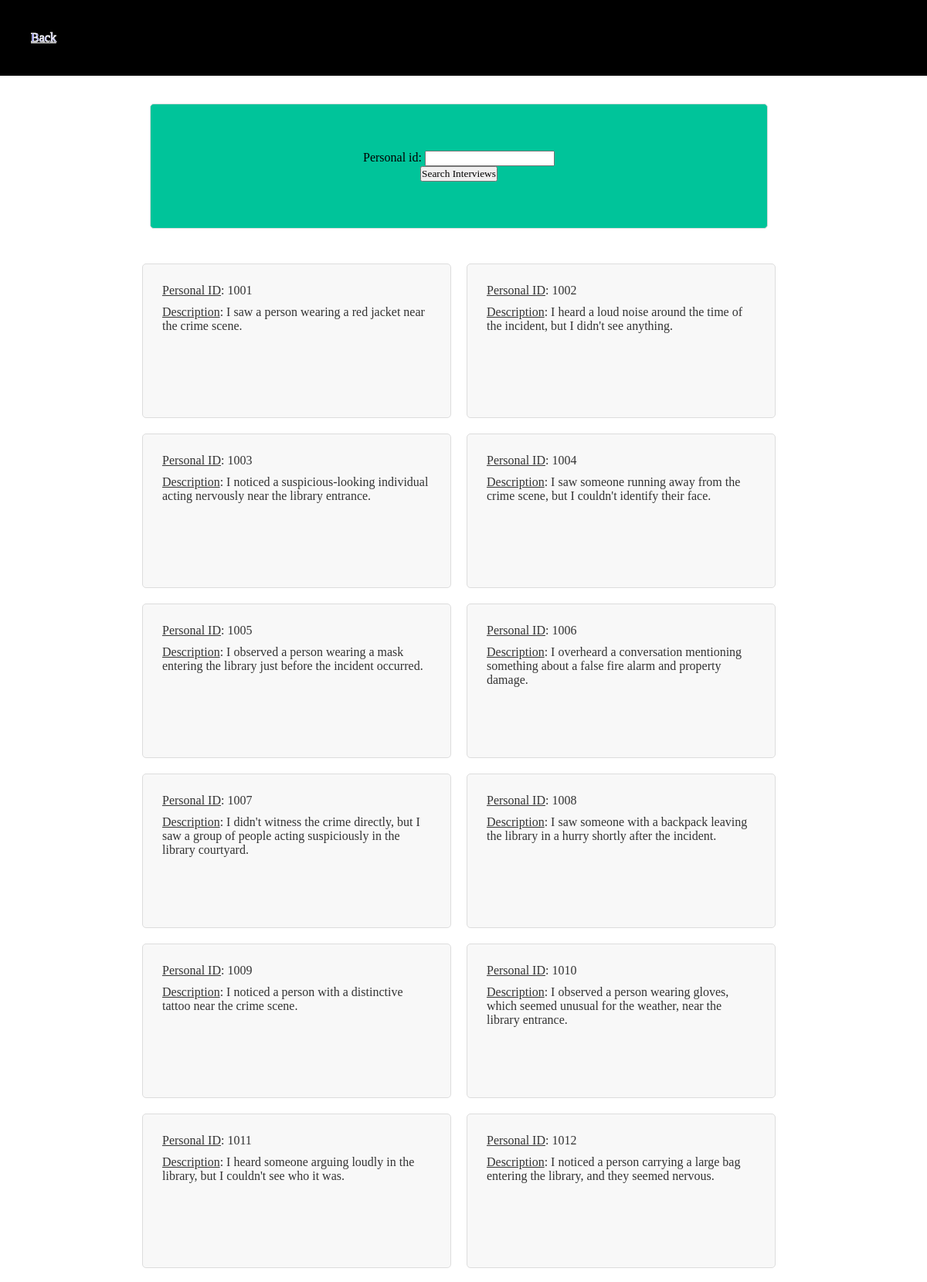
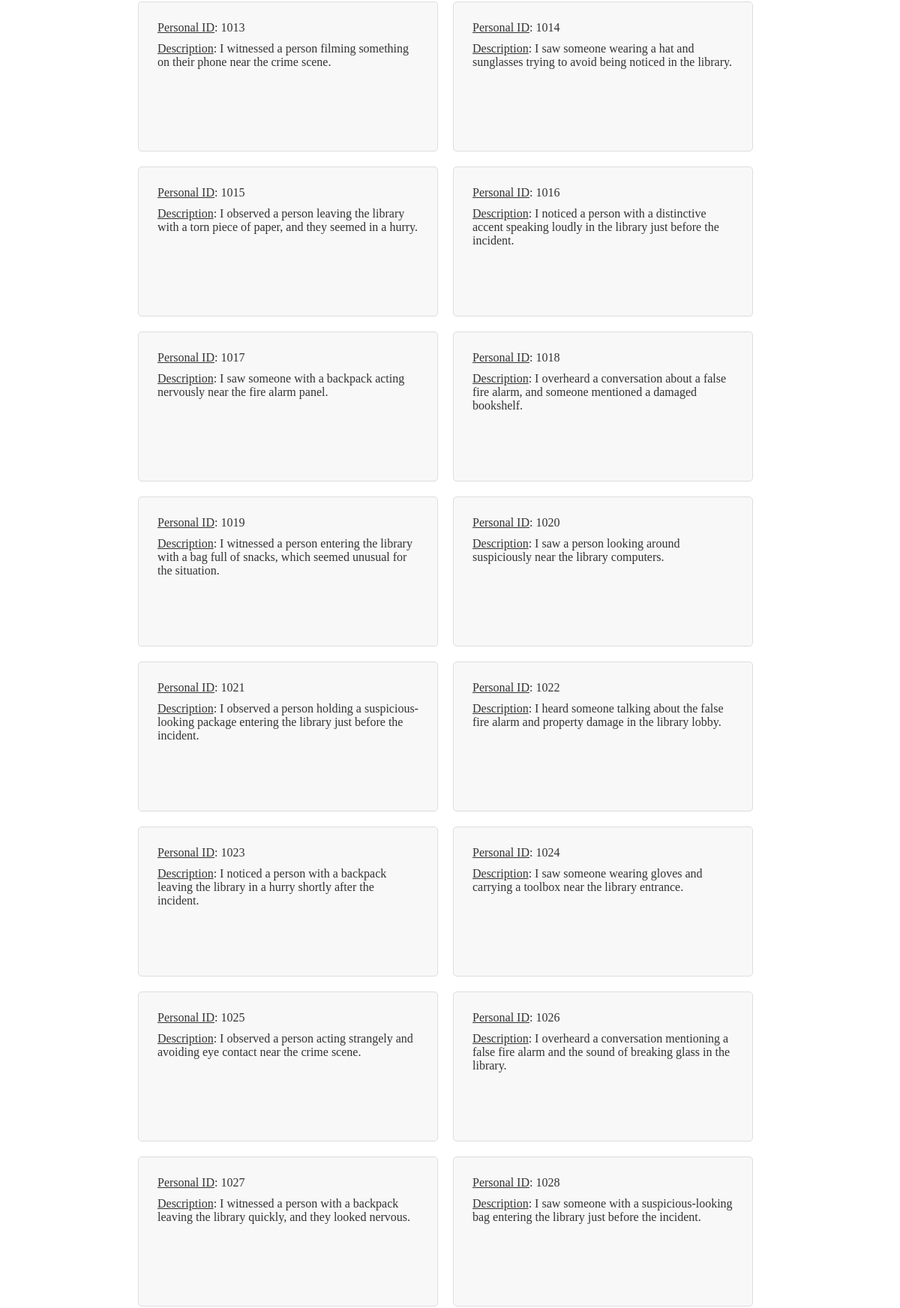
Page /interrogation/ (upper part) on the committed database (2 pictures, top to bottom).
### app/models.py (models this page shows)
class Interview(models.Model):
    personal_id = models.IntegerField()
    description = models.TextField()

### app/views.py (the view)
# urls.py: path("interrogation/", interrogation_view, name="interrogation"),
def interrogation_view(request: HttpRequest) -> HttpResponse:
    if models.Interview.objects.all().count() == 0:
        interview_data = models.load_interview_data()
        models.save_interview_data(interview_data)
    form = InterviewForm(request.GET)
    if form.is_valid():
        personal_id = form.cleaned_data["personal_id"]
        all_interviews = models.all_interviews()
        filtered_interviews = models.find_interview(personal_id)
        return render(
            request,
            "interrogation.html",
            {
                "form": form,
                "all_interviews": all_interviews,
                "filtered_interviews": filtered_interviews,
            },
        )
    return render(request, "interrogation.html", {"form": form})

### app/forms.py
class InterviewForm(forms.Form):
    personal_id = forms.IntegerField(required=False)

### app/models.py (called while the page is built)
def all_interviews():
    return Interview.objects.all()

def find_interview(personal_id):
    interviews = all_interviews()
    if personal_id:
        interviews = interviews.filter(personal_id=personal_id)
    return interviews

### app/templates/interrogation.html (shortened to what this page needs)
{% extends "root.html" %}{% block content %}
<div id="main">
    <div id="search">
        <form action="{% url "interrogation" %}">
            {% csrf_token %} {{ form.as_p }}
            <button>Search Interviews</button>
        </form>
    </div>
    <div id="data">
        {% if not filtered_interviews%}
            {% for interview in all_interviews %}
                <div class="data">
                    <p><u>Personal ID</u>: {{ interview.personal_id }}</p>
                    <p><u>Description</u>: {{ interview.description }}</p>
                </div>
            {% endfor %}
        {% elif filtered_interviews %}
            {% for interview in filtered_interviews %}
                <div class="data">
                    <p><u>Personal ID</u>: {{ interview.personal_id }}</p>
                    <p><u>Description</u>: {{ interview.description }}</p>
                </div>
            {% endfor %}
        {% endif %}
    </div>
</div>
{% endblock content %}

### app/static/styles.css (style rules this page uses)
* { margin: 0; padding: 0; box-sizing: border-box; font-family: verdana; text-align: center; }
html, body { background: white; }
#main { width: 99%; display: flex; flex-direction: column; justify-content: center; align-items: center; flex-wrap: wrap; }
#search { margin: 3%; width: 800px; padding: 60px; border: 1px solid #ddd; border-radius: 5px; background: #00c49a; }
#data { justify-content: center; align-items: center; width: 99%; display: flex; flex-wrap: wrap; flex-direction: row; }
.data { flex-direction: column; justify-content: flex-start; align-items: flex-start; width: 400px; height: 200px; display: flex; text-align: left; flex-wrap: wrap; padding: 20px; margin: 10px; background: #f8f8f8; border: 1px solid #ddd; border-radius: 5px; font-family: "Arial", sans-serif; font-size: 16px; color: #333; overflow-y: auto; }
.data p { margin: 5px; text-align: left; }

### rows in the picture
Interview: personal_id "1001", description "I saw a person wearing a red jacket near the crime scene."
Interview: personal_id "1002", description "I heard a loud noise around the time of the incident, but I didn't see anything."
Interview: personal_id "1003", description "I noticed a suspicious-looking individual acting nervously near the library entrance."
Interview: personal_id "1004", description "I saw someone running away from the crime scene, but I couldn't identify their face."
Interview: personal_id "1005", description "I observed a person wearing a mask entering the library just before the incident occurred."
Interview: personal_id "1006", description "I overheard a conversation mentioning something about a false fire alarm and property damage."
Interview: personal_id "1007", description "I didn't witness the crime directly, but I saw a group of people acting suspiciously in the library courtyard."
Interview: personal_id "1008", description "I saw someone with a backpack leaving the library in a hurry shortly after the incident."
Interview: personal_id "1009", description "I noticed a person with a distinctive tattoo near the crime scene."
Interview: personal_id "1010", description "I observed a person wearing gloves, which seemed unusual for the weather, near the library entrance."
Interview: personal_id "1011", description "I heard someone arguing loudly in the library, but I couldn't see who it was."
Interview: personal_id "1012", description "I noticed a person carrying a large bag entering the library, and they seemed nervous."
Interview: personal_id "1013", description "I witnessed a person filming something on their phone near the crime scene."
Interview: personal_id "1014", description "I saw someone wearing a hat and sunglasses trying to avoid being noticed in the library."
Interview: personal_id "1015", description "I observed a person leaving the library with a torn piece of paper, and they seemed in a hurry."
Interview: personal_id "1016", description "I noticed a person with a distinctive accent speaking loudly in the library just before the incident."
Interview: personal_id "1017", description "I saw someone with a backpack acting nervously near the fire alarm panel."
Interview: personal_id "1018", description "I overheard a conversation about a false fire alarm, and someone mentioned a damaged bookshelf."
Interview: personal_id "1019", description "I witnessed a person entering the library with a bag full of snacks, which seemed unusual for the situation."
Interview: personal_id "1020", description "I saw a person looking around suspiciously near the library computers."
Interview: personal_id "1021", description "I observed a person holding a suspicious-looking package entering the library just before the incident."
Interview: personal_id "1022", description "I heard someone talking about the false fire alarm and property damage in the library lobby."
Interview: personal_id "1023", description "I noticed a person with a backpack leaving the library in a hurry shortly after the incident."
Interview: personal_id "1024", description "I saw someone wearing gloves and carrying a toolbox near the library entrance."
Interview: personal_id "1025", description "I observed a person acting strangely and avoiding eye contact near the crime scene."
Interview: personal_id "1026", description "I overheard a conversation mentioning a false fire alarm and the sound of breaking glass in the library."
Interview: personal_id "1027", description "I witnessed a person with a backpack leaving the library quickly, and they looked nervous."
Interview: personal_id "1028", description "I saw someone with a suspicious-looking bag entering the library just before the incident."
